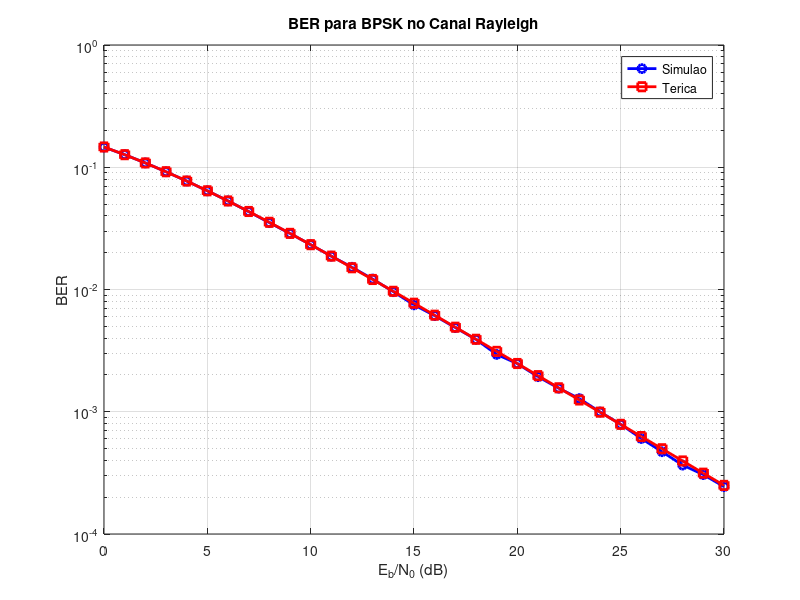

Recreate this plot in MATLAB.
% BER para BPSK no canal Rayleigh

% Repare que no simulamos formas de onda. Simulamos um modelo discreto
%banda base, equivalente do sistema de comunicao digital banda passante, 
%onde dado que foi transmitido um bit 1 ou 0 geramos o sinal correspondente 
%na sada amostrada do filtro casado no receptor.

% A resposta ao impulso do filtro casado  considerada de energia unitria
% Os smbolos 'x' so gerados inicialmente como +1 e -1, com energia unitria.
% Neste exemplo N0  mantido fixo e a amplitude dos smbolos  variada em funo de Eb/N0. 
% Outra alternativa  manter a amplitude dos smbolos fixa e variar N0 em funo de Eb/N0. 


close all;
clear all;

% Reinicializa sementes de geradores de nmeros aleatrios
rand('state', 0);
randn('state', 0);

% Nmero de bits transmitidos
bits = 1e6;

% BPSK, dois smbolos possveis na modulao.
M = 2;

% Gera 0s e 1s
b = rand(1, bits) > 0.5; 

% Gera smbolos com energia unitria (note que os smbolos pertencem aos Reais)
x = 2*b-1;

% Neste exemplo N0  fixada em 1
N0 = 1;

% Ruído base com variancia N0/2. Geramos só a parte real, 
%pois BPSK tem símbolos reais (no modulador QAM usamos só o ramo que modula o cosseno da portadora), 
%se fosse uma modulação com símbolos complexos, teríamos que gerar também uma parte imaginária do ruído, com variância N0/2
n = randn(1, bits) * sqrt(N0/2);

% Faixa de valores de Eb/N0 em dB
EbN0dB = 0:1:30;

ber_simulada_rayleigh = zeros(1, length(EbN0dB));
ber_teorica_rayleigh = zeros(1, length(EbN0dB));

for i = 1:length(EbN0dB)

    % Valor de Eb/N0 em linear
    EbN0 = 10^(EbN0dB(i)/10); 
    
    % Clculo de Eb
    Eb = EbN0*N0; 
    
    % Clculo de Es, a Energia de Smbolo
    Es = Eb*log2(M); 
    
    % Coeficiente de desvanecimento Rayleigh (somente magnitude)
    h = sqrt(0.5) * (randn(1, bits).^2 + randn(1, bits).^2).^0.5;

    % Sada amostrada do filtro casado no receptor, onde o sinal sqrt(Es)*x tem a energia mdia Es j que a energia inicial de x era 1.
    y = h .* sqrt(Es) .* x+n; 
    
    % Decisor no receptor, modulao BPSK. Se a sada do filtro casado for >1 decide por bit 1, caso contrrio, decide por bit 0.
    b_est = y>0;
    
    % Contagem de erros de bit
    erros = sum(b~=b_est);
    
    %Clculo da BER simulada
    ber_simulada_rayleigh(i) = erros/bits;
    
    %Clculo da BER terica
    ber_teorica_rayleigh(i) = 1/2 * (1 - sqrt(EbN0 / (EbN0 + 1))); % Goldsmith Eq. (6.57), p. 197

    %Pb=qfunc(sqrt(2*EbN0));


    fprintf('%d\t\t%g\t\t%g\n', EbN0dB(i), ber_simulada_rayleigh(i), ber_teorica_rayleigh(i));
end


% Plotando os resultados
semilogy(EbN0dB, ber_simulada_rayleigh, 'b-o', 'LineWidth', 2);
hold on;
semilogy(EbN0dB, ber_teorica_rayleigh, 'r-s', 'LineWidth', 2);
grid on;
xlabel('E_b/N_0 (dB)');
ylabel('BER');
legend('Simulao', 'Terica');
title('BER para BPSK no Canal Rayleigh');